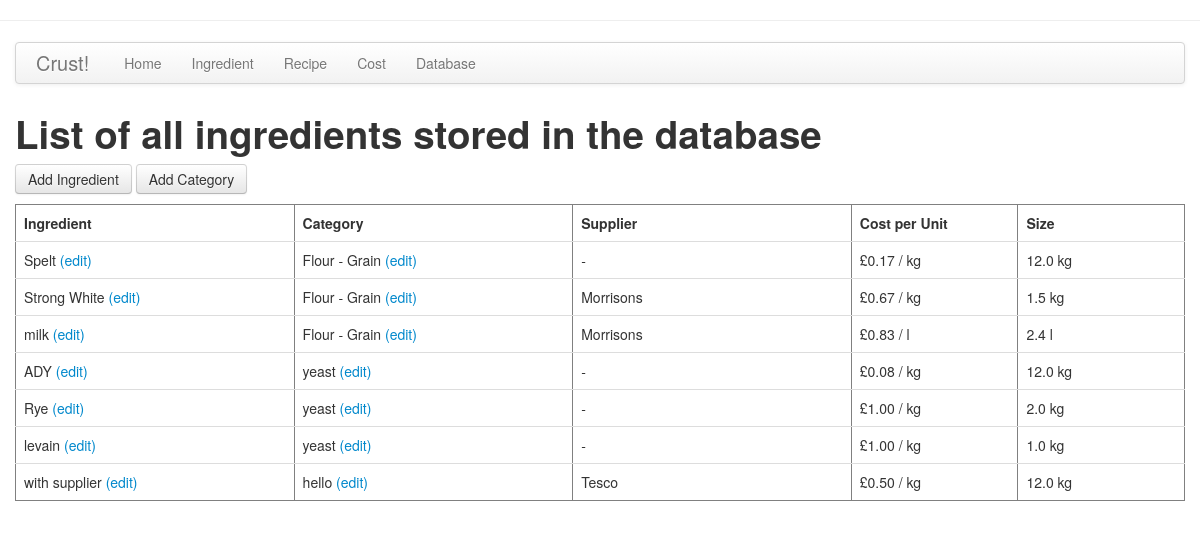
The page /database on the database as committed earlier.
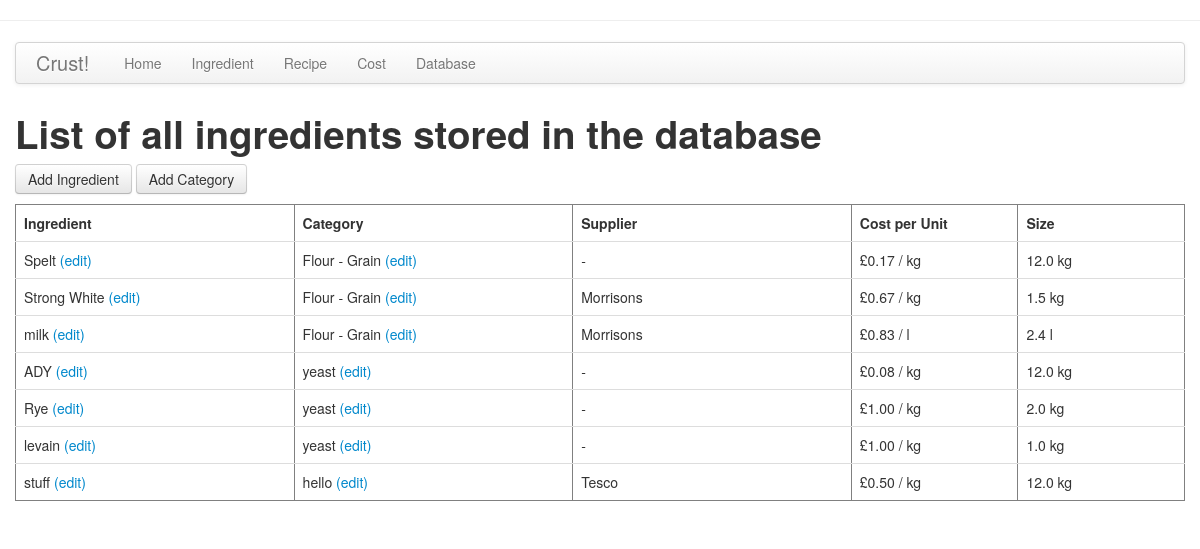
The same page on the database as committed later.
### App/models.py (models this page shows, shortened)
class Ingredientlist(db.Model):
    id = db.Column(db.Integer, primary_key=True)
    ingredient = db.Column(db.String(64), index=True, unique=True)
    category_id = db.Column(db.Integer, db.ForeignKey('categorylist.id'))
    supplier_id = db.Column(db.Integer, db.ForeignKey('supplierlist.id'))
    bag_size = db.Column(db.Float, index=False, unique=False)
    bag_cost = db.Column(db.Float, index=False, unique=False)
    unit = db.Column(db.String(5), index=False, unique=False)
    cost_unit = db.Column(db.Float, index=False, unique=False)
    purchase_date = db.Column(db.DateTime)
    first_entry = db.Column(db.DateTime)
    last_update = db.Column(db.DateTime)

class Categorylist(db.Model):
    id = db.Column(db.Integer, primary_key=True)
    category = db.Column(db.String(30), index=True, unique=True)
    first_entry = db.Column(db.DateTime)
    last_update = db.Column(db.DateTime)
    categories = db.relationship('Ingredientlist', backref='category')
    def __repr__(self):
        return self.category   # this is what is return by the wftorm QuerySelectField...so must be just the category name

class Supplierlist(db.Model):
    id = db.Column(db.Integer, primary_key=True)
    supplier = db.Column(db.String(60), index=True, unique=True)
    first_entry = db.Column(db.DateTime)
    last_update = db.Column(db.DateTime)
    suppliers = db.relationship('Ingredientlist', backref='supplier')
    def __repr__(self):
        return self.supplier # same as for category

### App/views.py (the view)
@app.route('/database', methods=['GET', 'POST'])
def database():
    ingredients = Ingredientlist.query.order_by(Ingredientlist.category_id)
    return render_template('display_database.html',
                            title = 'List of all ingredients stored in the database',
                            ingredients = ingredients)

### App/templates/display_database.html (shortened to what this page needs)
{% extends "base.html" %}
{% block content %}
    <h1>{{ title }}</h1>
    <a class="btn btn-default" href="add_ingredient">Add Ingredient</a>
    <a class="btn btn-default" href="add_category">Add Category</a>
    <table class="table table-hover" border="1px solid black">
      <thead>
        <tr>
            <th>Ingredient</th>
            <th>Category</th>
            <th>Supplier</th>
            <th>Cost per Unit</th>
            <th>Size</th>
        </tr>
      </thead>
      {% for ingredient in ingredients %}
      <tr>
          <td width="70px"> {{ ingredient.ingredient }} <a href = "{{ url_for('edit_ing', id = ingredient.id) }}" > (edit) </a></td>
          <td width="70px"> {{ ingredient.category }} <a href = "{{ url_for('edit_cat', id = ingredient.category_id) }}" >(edit)</td>
          <td width="70px"> {% if not ingredient.supplier  %}
                                -
                            {% else %}
                              {{ ingredient.supplier }}
                            {% endif %}
          </td>
          <td width="35px"> £{{ '%0.2f'| format (ingredient.cost_unit|float) }} / {{ ingredient.unit }}</td>
          <td width="35px"> {{ ingredient.bag_size }} {{ ingredient.unit }}</td>
      </tr>
      {% endfor %}
    </table>
{% endblock %}

### App/templates/base.html (shortened to what this page needs)
<!DOCTYPE html>
<html>
  <head>
    <link href="/static/css/bootstrap.min.css" rel="stylesheet" media="screen">
    <link href="/static/css/bootstrap-responsive.min.css" rel="stylesheet">
  </head>
  <body>
    <hr>
    <div class="container">
      <div class="navbar">
        <div class="navbar-inner">
          <a class="brand" href="/">Crust!</a>
            <ul class="nav">
              <li><a href="{{ url_for('index') }}">Home</a></li>
              <li><a href="{{ url_for('ingredients_display') }}">Ingredient</a></li>
              <li><a href="{{ url_for('recipe') }}">Recipe</a></li>
              <li><a href="{{ url_for('cost') }}">Cost</a></li>
              <li><a href="{{ url_for('database') }}">Database</a></li>
            </ul>
        </div>
      </div>
      <div class="row">
        <div class="span12">
          {% block content %}{% endblock %}
        </div>
      </div>
    </div>
  </body>
</html>

Rows that differ between the two databases and show on the page:
changed Ingredientlist "hello": ingredient "with supplier" → "stuff"
